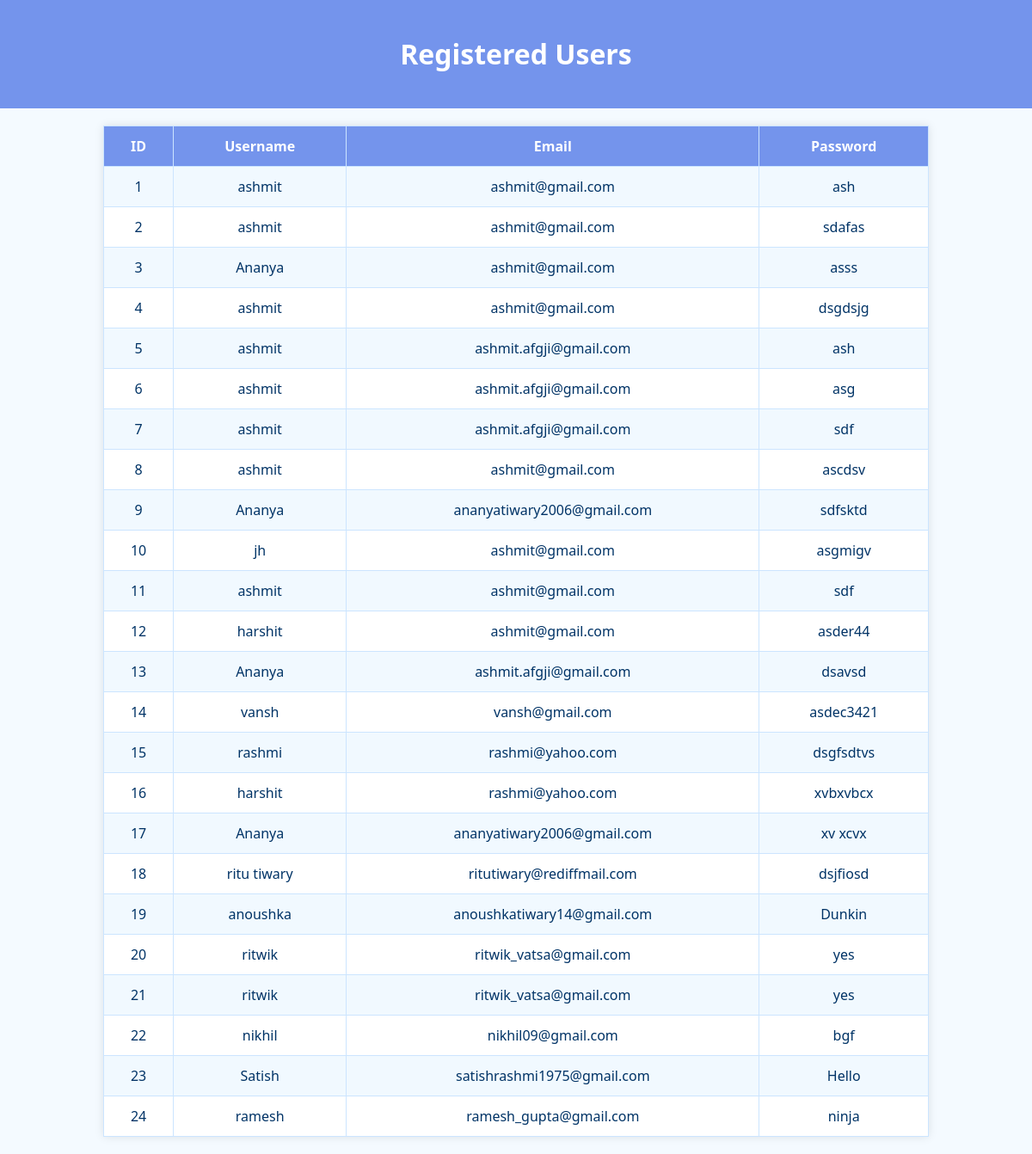
/users, run on an earlier commit of the app's database.
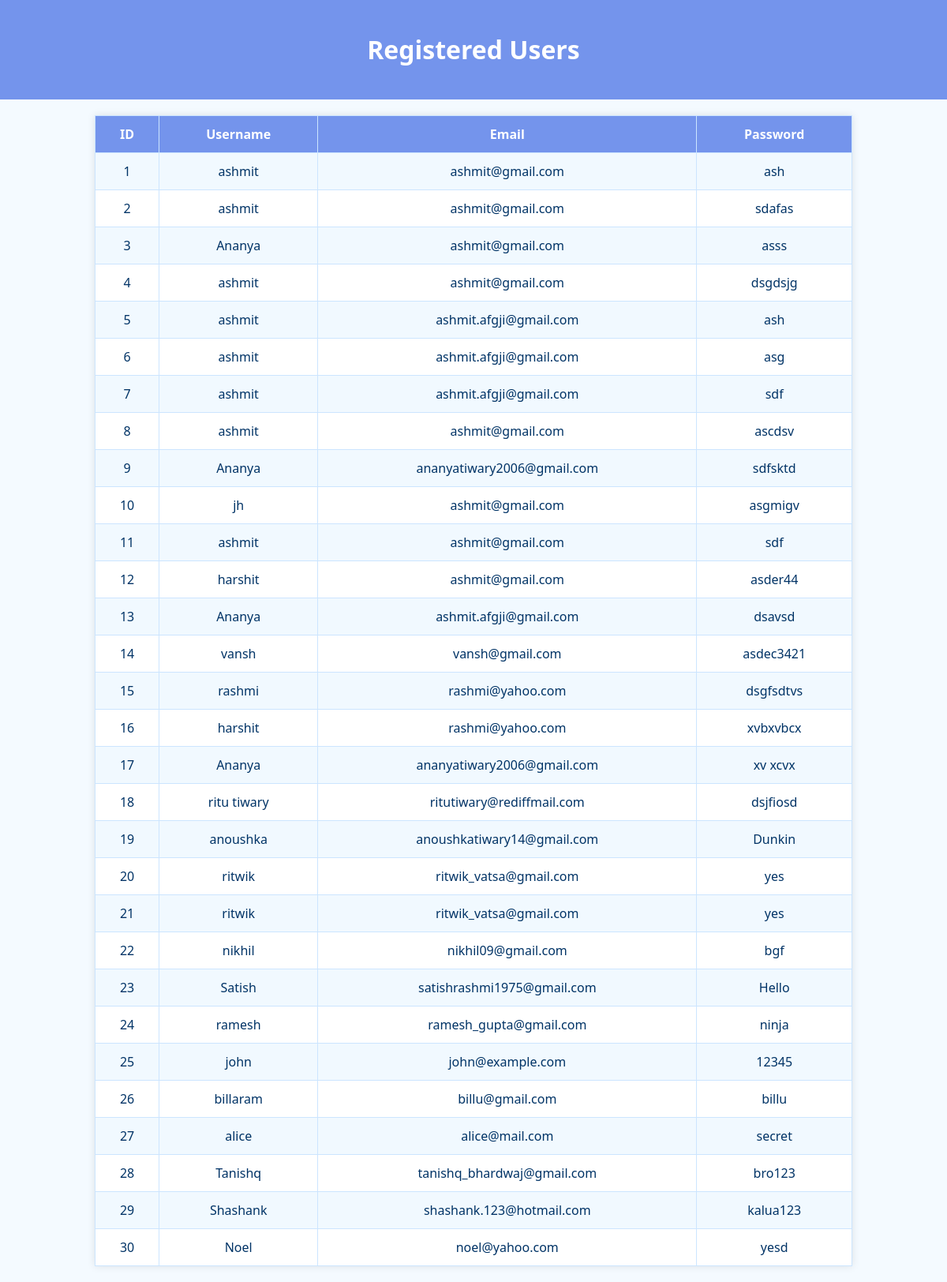
And on a later commit of the database.
### tables this page shows
CREATE TABLE users (
            id INTEGER PRIMARY KEY AUTOINCREMENT,
            username TEXT NOT NULL,
            email TEXT NOT NULL,
            password TEXT NOT NULL
        );

### app.py (the view)
@app.route("/users")
def view_users():
    with sqlite3.connect("users.db") as conn:
        users = conn.execute(
            "SELECT id, username, email, password FROM users"
        ).fetchall()
    return render_template("users.html", users=users)

### templates/users.html (shortened to what this page needs)
<!DOCTYPE html>
<html lang="en">
<head>
</head>
<body>
    <header>
    <div class="header-content">
        <h1>Registered Users</h1>
    </div>
</header>
    <table>
        <tr>
            <th>ID</th>
            <th>Username</th>
            <th>Email</th>
            <th>Password</th>
        </tr>
        {% for user in users %}
        <tr>
            <td>{{ user[0] }}</td>
            <td>{{ user[1] }}</td>
            <td>{{ user[2] }}</td>
            <td>{{ user[3] }}</td>
        </tr>
        {% endfor %}
    </table>
</body>
</html>

### templates/users.html (style rules this page uses)
body { font-family: 'Segoe UI', sans-serif; background-color: #f4faff; color: #003366; margin: 0; padding: 0; }
header { background-color: #7494ec; color: white; padding: 20px; text-align: center; }
table { width: 80%; margin: 20px auto; border-collapse: collapse; background-color: white; box-shadow: 0 0 10px rgba(0,0,0,0.1); }
th, td { border: 1px solid #cce5ff; padding: 12px; text-align: center; }
th { background-color: #7494ec; color: white; }
tr:nth-child(even) { background-color: #f1f9ff; }
.header-content { display: flex; align-items: center; justify-content: center; gap: 15px; }

What changed in the data, as far as the page shows it:
added users: id "25", username "john", email "john@example.com", password "12345"
added users: id "26", username "billaram", email "billu@gmail.com", password "billu"
added users: id "27", username "alice", email "alice@mail.com", password "secret"
added users: id "28", username "Tanishq", email "tanishq_bhardwaj@gmail.com", password "bro123"
added users: id "29", username "Shashank", email "shashank.123@hotmail.com", password "kalua123"
added users: id "30", username "Noel", email "noel@yahoo.com", password "yesd"
